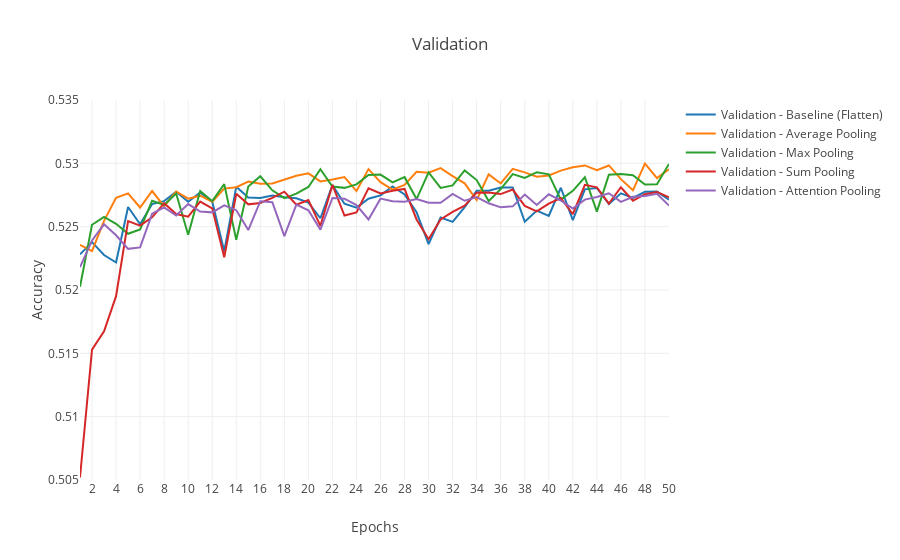

Here is the notebook cell this chart was saved with:
### Code cell
data_1_0 = pd.read_csv('../images/model_1_0_accuracy.csv')
data_1_2 = pd.read_csv('../images/model_1_2_accuracy.csv')
data_1_3 = pd.read_csv('../images/model_1_3_accuracy.csv')
data_1_4 = pd.read_csv('../images/model_1_4_accuracy.csv')
data_1_5 = pd.read_csv('../images/model_1_5_accuracy.csv')

epochs = data_1_0['epoch']
validation_accuracy_1_0 = data_1_0['validation_accuracy']
validation_accuracy_1_2 = data_1_2['validation_accuracy']
validation_accuracy_1_3 = data_1_3['validation_accuracy']
validation_accuracy_1_4 = data_1_4['validation_accuracy']
validation_accuracy_1_5 = data_1_5['validation_accuracy']

fig = go.Figure()
fig.add_trace(go.Scatter(
    x=epochs,
    y=validation_accuracy_1_0,
    mode='lines',
    name='Validation - Baseline (Flatten)',
    line=dict(color='#1F77B4')))
fig.add_trace(go.Scatter(
    x=epochs,
    y=validation_accuracy_1_2,
    mode='lines',
    name='Validation - Average Pooling',
    line=dict(color='#FF7F0E')))
fig.add_trace(go.Scatter(
    x=epochs,
    y=validation_accuracy_1_3,
    mode='lines',
    name='Validation - Max Pooling',
    line=dict(color='#2CA02C')))
fig.add_trace(go.Scatter(
    x=epochs,
    y=validation_accuracy_1_4,
    mode='lines',
    name='Validation - Sum Pooling',
    line=dict(color='#D62728')))
fig.add_trace(go.Scatter(
    x=epochs,
    y=validation_accuracy_1_5,
    mode='lines',
    name='Validation - Attention Pooling',
    line=dict(color='#9467BD')))

fig.update_layout(
    template='none',
    xaxis_title='Epochs',
    yaxis_title="Accuracy",
    title='Validation')
fig.update_xaxes(dtick=2)
fig.update_yaxes(range=[0.505,0.535])
fig.show()
fig.write_image(f'../images/single_team_pooling_validation_accuracy.png', scale=5)
# pd.DataFrame({'epoch': epochs, 'training_accuracy':training_accuracy, 'validation_accuracy':validation_accuracy}).to_csv('../images/model_1_0_accuracy_v2.csv', index=False)

### Figure 1 — Plotly figure (JSON) as saved in the notebook; plotly's stock layout.template omitted (floating-point values rounded to 4 significant figures)
{"data": [{"line": {"color": "#1F77B4"}, "mode": "lines", "name": "Validation - Baseline (Flatten)", "type": "scatter", "x": [1, 2, 3, 4, 5, 6, 7, 8, 9, 10, 11, 12, 13, 14, 15, 16, 17, 18, 19, 20, 21, 22, 23, 24, 25, 26, 27, 28, 29, 30, 31, 32, 33, 34, 35, 36, 37, 38, 39, 40, 41, 42, 43, 44, 45, 46, 47, 48, 49, 50], "y": [0.5228, 0.5238, 0.5228, 0.5222, 0.5266, 0.5252, 0.5268, 0.527, 0.5278, 0.527, 0.5277, 0.527, 0.5231, 0.5282, 0.5273, 0.5273, 0.5275, 0.5273, 0.5272, 0.5269, 0.5257, 0.5283, 0.5268, 0.5265, 0.5272, 0.5275, 0.5282, 0.5275, 0.5261, 0.5236, 0.5257, 0.5254, 0.5265, 0.5278, 0.5278, 0.5281, 0.5281, 0.5254, 0.5263, 0.5258, 0.5281, 0.5255, 0.5279, 0.5281, 0.5268, 0.5276, 0.5273, 0.5277, 0.5278, 0.5271]}, {"line": {"color": "#FF7F0E"}, "mode": "lines", "name": "Validation - Average Pooling", "type": "scatter", "x": [1, 2, 3, 4, 5, 6, 7, 8, 9, 10, 11, 12, 13, 14, 15, 16, 17, 18, 19, 20, 21, 22, 23, 24, 25, 26, 27, 28, 29, 30, 31, 32, 33, 34, 35, 36, 37, 38, 39, 40, 41, 42, 43, 44, 45, 46, 47, 48, 49, 50], "y": [0.5236, 0.5231, 0.5255, 0.5273, 0.5276, 0.5265, 0.5278, 0.5266, 0.5278, 0.5272, 0.5274, 0.527, 0.528, 0.5281, 0.5286, 0.5284, 0.5284, 0.5287, 0.529, 0.5292, 0.5286, 0.5287, 0.5289, 0.5278, 0.5295, 0.5285, 0.5279, 0.5283, 0.5293, 0.5293, 0.5296, 0.529, 0.5284, 0.5271, 0.5291, 0.5284, 0.5296, 0.5293, 0.5289, 0.529, 0.5294, 0.5297, 0.5298, 0.5295, 0.5298, 0.5288, 0.5279, 0.53, 0.5288, 0.5295]}, {"line": {"color": "#2CA02C"}, "mode": "lines", "name": "Validation - Max Pooling", "type": "scatter", "x": [1, 2, 3, 4, 5, 6, 7, 8, 9, 10, 11, 12, 13, 14, 15, 16, 17, 18, 19, 20, 21, 22, 23, 24, 25, 26, 27, 28, 29, 30, 31, 32, 33, 34, 35, 36, 37, 38, 39, 40, 41, 42, 43, 44, 45, 46, 47, 48, 49, 50], "y": [0.5203, 0.5251, 0.5258, 0.5252, 0.5244, 0.5248, 0.5271, 0.5267, 0.5276, 0.5244, 0.5278, 0.527, 0.5284, 0.524, 0.5282, 0.529, 0.5279, 0.5273, 0.5276, 0.5281, 0.5295, 0.5282, 0.5281, 0.5283, 0.5291, 0.5291, 0.5285, 0.5289, 0.5272, 0.5293, 0.5281, 0.5283, 0.5294, 0.5287, 0.527, 0.528, 0.5292, 0.5288, 0.5293, 0.5291, 0.5271, 0.5278, 0.5289, 0.5262, 0.5291, 0.5292, 0.5291, 0.5283, 0.5283, 0.53]}, {"line": {"color": "#D62728"}, "mode": "lines", "name": "Validation - Sum Pooling", "type": "scatter", "x": [1, 2, 3, 4, 5, 6, 7, 8, 9, 10, 11, 12, 13, 14, 15, 16, 17, 18, 19, 20, 21, 22, 23, 24, 25, 26, 27, 28, 29, 30, 31, 32, 33, 34, 35, 36, 37, 38, 39, 40, 41, 42, 43, 44, 45, 46, 47, 48, 49, 50], "y": [0.5052, 0.5153, 0.5167, 0.5195, 0.5254, 0.5251, 0.5257, 0.5269, 0.526, 0.5258, 0.527, 0.5264, 0.5226, 0.5276, 0.5268, 0.5269, 0.5273, 0.5278, 0.5267, 0.5271, 0.5251, 0.5283, 0.5259, 0.5261, 0.528, 0.5276, 0.5278, 0.528, 0.5256, 0.524, 0.5256, 0.5262, 0.5267, 0.5277, 0.5277, 0.5276, 0.5279, 0.5266, 0.5262, 0.5268, 0.5273, 0.526, 0.5283, 0.5281, 0.5268, 0.5281, 0.5271, 0.5276, 0.5277, 0.5273]}, {"line": {"color": "#9467BD"}, "mode": "lines", "name": "Validation - Attention Pooling", "type": "scatter", "x": [1, 2, 3, 4, 5, 6, 7, 8, 9, 10, 11, 12, 13, 14, 15, 16, 17, 18, 19, 20, 21, 22, 23, 24, 25, 26, 27, 28, 29, 30, 31, 32, 33, 34, 35, 36, 37, 38, 39, 40, 41, 42, 43, 44, 45, 46, 47, 48, 49, 50], "y": [0.5218, 0.5239, 0.5252, 0.5243, 0.5232, 0.5234, 0.526, 0.5265, 0.5259, 0.5268, 0.5262, 0.5261, 0.5267, 0.5263, 0.5247, 0.527, 0.5269, 0.5243, 0.5267, 0.5263, 0.5248, 0.5273, 0.5272, 0.5267, 0.5256, 0.5272, 0.527, 0.527, 0.5272, 0.5269, 0.5269, 0.5276, 0.527, 0.5273, 0.5268, 0.5265, 0.5266, 0.5275, 0.5267, 0.5276, 0.5271, 0.5264, 0.5271, 0.5273, 0.5276, 0.527, 0.5274, 0.5274, 0.5276, 0.5267]}], "layout": {"title": {"text": "Validation"}, "xaxis": {"dtick": 2, "title": {"text": "Epochs"}}, "yaxis": {"range": [0.505, 0.535], "title": {"text": "Accuracy"}}}}
